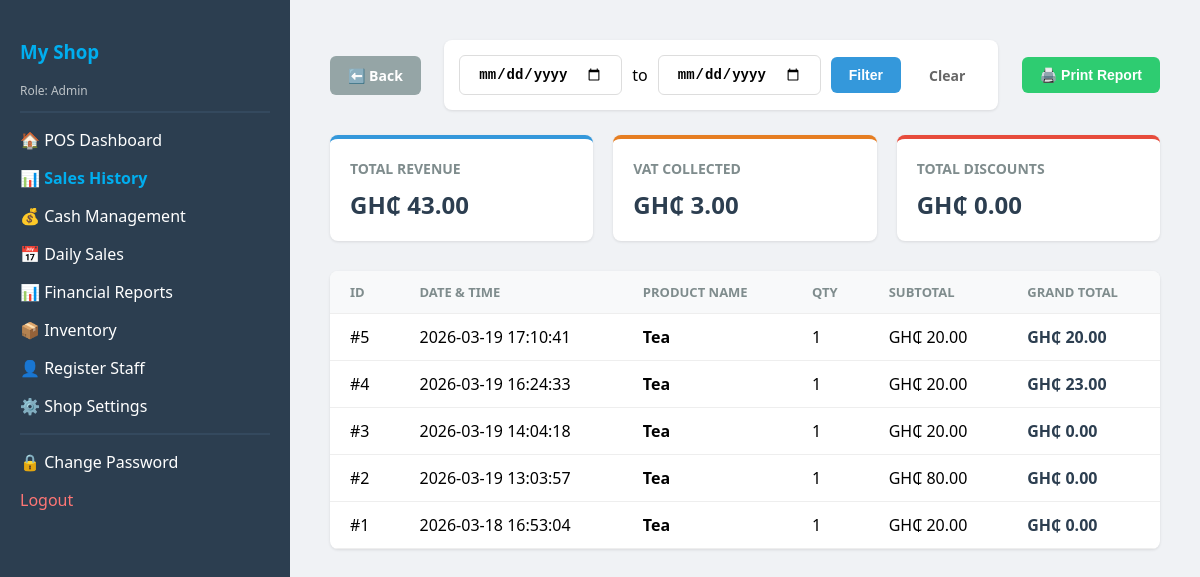
Page /sales (signed in) on the earlier database version.
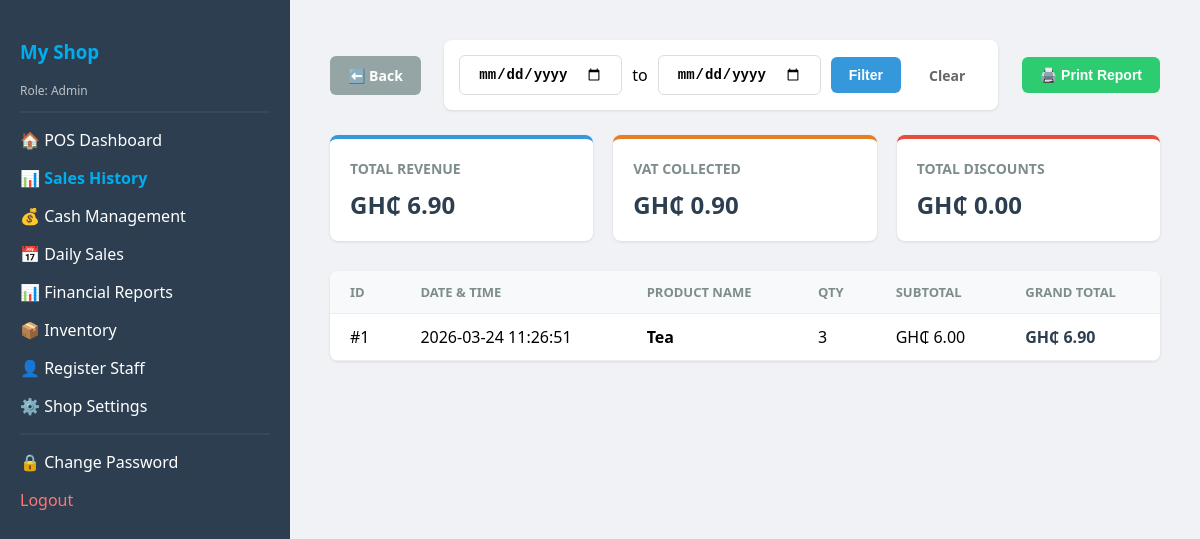
Same page on the later database version.
### tables this page shows
CREATE TABLE sales (
            id INTEGER PRIMARY KEY AUTOINCREMENT, 
            product_id INTEGER,
            quantity INTEGER DEFAULT 1,
            total_price REAL, 
            grand_total REAL DEFAULT 0.0,
            vat_amount REAL DEFAULT 0.0,
            discount REAL DEFAULT 0.0,
            timestamp DATETIME DEFAULT CURRENT_TIMESTAMP,
            user_id INTEGER,
            FOREIGN KEY (product_id) REFERENCES products (id) ON DELETE RESTRICT,
            FOREIGN KEY (user_id) REFERENCES users (id)
            );

CREATE TABLE products (
            id INTEGER PRIMARY KEY AUTOINCREMENT, 
            name TEXT NOT NULL,
            category TEXT DEFAULT 'General', 
            sell_price REAL NOT NULL, 
            quantity INTEGER NOT NULL CHECK(quantity >= 0),
            is_active INTEGER DEFAULT 1,
            min_stock_level INTEGER DEFAULT 5,
            date_added DATETIME DEFAULT CURRENT_TIMESTAMP);

### app.py (the view)
@app.route("/sales")
@login_required
def sales_history():
    db = get_db()
    start_date = request.args.get('start_date')
    end_date = request.args.get('end_date')
    sales_query = "SELECT s.id, p.name, s.quantity, s.total_price, s.grand_total, s.vat_amount, s.timestamp FROM sales s JOIN products p ON s.product_id = p.id"
    totals_query = "SELECT IFNULL(SUM(grand_total), 0) as total_revenue, IFNULL(SUM(vat_amount), 0) as total_vat, IFNULL(SUM(discount), 0) as total_discount FROM sales"
    params = []
    if start_date and end_date:
        filter_sql = " WHERE DATE(s.timestamp) BETWEEN ? AND ?"
        sales_query += filter_sql
        totals_query += " WHERE DATE(timestamp) BETWEEN ? AND ?"
        params = [start_date, end_date]
    sales_query += " ORDER BY s.timestamp DESC"
    sales_list = db.execute(sales_query, params).fetchall()
    totals = db.execute(totals_query, params).fetchone()
    return render_template("sales_report.html", sales=sales_list, totals=totals)

### app.py (called while the page is built)
def get_db():
    if 'db' not in g:
        g.db = sqlite3.connect(DATABASE)
        g.db.row_factory = sqlite3.Row
        g.db.execute("PRAGMA foreign_keys = ON")
    return g.db

@app.teardown_appcontext
def close_connection(exception):
    db = g.pop('db', None)
    if db is not None:
        db.close()

def login_required(f):
    @wraps(f)
    def decorated_function(*args, **kwargs):
        if 'user' not in session:
            return redirect(url_for('login'))
        return f(*args, **kwargs)
    return decorated_function

@app.context_processor
def inject_shop():
    db = get_db()
    shop_data = db.execute("SELECT * FROM shop_settings WHERE id = 1").fetchone()
    return dict(shop=shop_data)

### templates/sales_report.html (shortened to what this page needs)
<!DOCTYPE html>
<html>
<head>
</head>
<body>
    <div class="sidebar">
        <h3 style="color: #00AEEF;">{{ shop.shop_name }}</h3>
        <p style="font-size: 12px; color: #bdc3c7;">Role: {{ session['role'] }}</p>
        <hr style="border: 0.5px solid #34495e;">
        <a href="/dashboard" style="color:white; text-decoration: none;"><p>🏠 POS Dashboard</p></a>
        <p style="color: #00AEEF;"><strong>📊 Sales History</strong></p>
        {% if session['role'] == 'Admin' %}
            <a href="/cash" style="color:white; text-decoration: none;"><p>💰 Cash Management</p></a>
            <a href="/sales?filter=today" style="color: #ffffff; text-decoration: none;"><p>📅 Daily Sales</p></a>
            <a href="/reports" style="color:white; text-decoration: none;"><p>📊 Financial Reports</p></a>
            <a href="/inventory" style="color:white; text-decoration: none;">📦 Inventory</a>
            <a href="/register" style="color:white; text-decoration: none;"><p>👤 Register Staff</p></a>
            <a href="/settings" style="color:white; text-decoration: none;"><p>⚙️ Shop Settings</p></a>
        {% endif %}
        <hr style="border: 0.5px solid #34495e;">
        <a href="/change_password" style="color:white; text-decoration: none;"><p>🔒 Change Password</p></a>
        <a href="/logout" style="color:#ff7675; text-decoration: none;">Logout</a>
    </div>
    <div class="main">
        <div class="action-bar">
            <a href="/dashboard" class="btn btn-back">⬅️ Back</a>
            <div class="filter-box">
                <form action="/sales" method="GET" style="display: flex; gap: 10px; align-items: center;">
                    <input type="date" name="start_date" value="{{ request.args.get('start_date', '') }}" class="btn" style="border: 1px solid #ddd;">
                    <span>to</span>
                    <input type="date" name="end_date" value="{{ request.args.get('end_date', '') }}" class="btn" style="border: 1px solid #ddd;">
                    <button type="submit" class="btn btn-primary">Filter</button>
                    <a href="/sales" class="btn" style="color: #666;">Clear</a>
                </form>
            </div>
            <button onclick="window.print()" class="btn btn-print">🖨️ Print Report</button>
        </div>
        <div class="stats-container">
            <div class="stat-card">
                <h3>Total Revenue</h3>
                <p>GH₵ {{ "%.2f"|format(totals['total_revenue']) }}</p>
            </div>
            <div class="stat-card" style="border-top-color: #e67e22;">
                <h3>VAT Collected</h3>
                <p>GH₵ {{ "%.2f"|format(totals['total_vat']) }}</p>
            </div>
            <div class="stat-card" style="border-top-color: #e74c3c;">
                <h3>Total Discounts</h3>
                <p>GH₵ {{ "%.2f"|format(totals['total_discount']) }}</p>
            </div>
        </div>
        <table>
            <thead>
                <tr>
                    <th>ID</th>
                    <th>Date & Time</th>
                    <th>Product Name</th>
                    <th>Qty</th>
                    <th>Subtotal</th>
                    <th>Grand Total</th>
                </tr>
            </thead>
            <tbody>
                {% for sale in sales %}
                <tr>
                    <td>#{{ sale.id }}</td>
                    <td>{{ sale.timestamp }}</td>
                    <td><strong>{{ sale.name }}</strong></td>
                    <td>{{ sale.quantity }}</td>
                    <td>GH₵ {{ "%.2f"|format(sale.total_price) }}</td>
                    <td style="font-weight: bold; color: #2c3e50;">GH₵ {{ "%.2f"|format(sale.grand_total) }}</td>
                </tr>
                {% endfor %}
            </tbody>
        </table>
    </div>
</body>
</html>

Differences in the rows shown:
removed sales: id "5", timestamp "2026-03-19 17:10:41", name "Tea", quantity "1", total_price "20.00", grand_total "20.00"
removed sales: id "4", timestamp "2026-03-19 16:24:33", name "Tea", quantity "1", total_price "20.00", grand_total "23.00"
removed sales: id "3", timestamp "2026-03-19 14:04:18", name "Tea", quantity "1", total_price "20.00", grand_total "0.00"
removed sales: id "2", timestamp "2026-03-19 13:03:57", name "Tea", quantity "1", total_price "80.00", grand_total "0.00"
changed sales "Tea": timestamp "2026-03-18 16:53:04" → "2026-03-24 11:26:51"; quantity "1" → "3"; total_price "20.00" → "6.00"; grand_total "0.00" → "6.90"
Other differences:
{{ "%.2f"|format(totals['total_revenue']) }}: "43.00" → "6.90"
{{ "%.2f"|format(totals['total_vat']) }}: "3.00" → "0.90"
